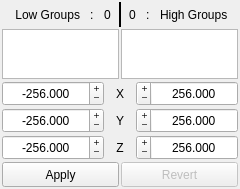
<?xml version="1.0" encoding="UTF-8"?>
<ui version="4.0">
	<class>WindowMain</class>
	<widget class="QMainWindow" name="WindowMain">
		<property name="geometry">
			<rect>
				<x>0</x>
				<y>0</y>
				<width>240</width>
				<height>189</height>
			</rect>
		</property>
		<property name="windowTitle">
			<string>Explode</string>
		</property>
		<property name="windowIcon">
			<iconset>
				<normaloff>../icons/ToolSeq.svg</normaloff>../icons/ToolSeq.svg
			</iconset>
		</property>
		<widget class="QWidget" name="Widget_00">
			<layout class="QVBoxLayout" name="verticalLayout">
				<property name="spacing">
					<number>2</number>
				</property>
				<property name="leftMargin">
					<number>2</number>
				</property>
				<property name="topMargin">
					<number>2</number>
				</property>
				<property name="rightMargin">
					<number>2</number>
				</property>
				<property name="bottomMargin">
					<number>2</number>
				</property>
				<item>
					<widget class="QWidget" name="Widget_01" native="true">
						<layout class="QHBoxLayout" name="horizontalLayout_8">
							<property name="spacing">
								<number>4</number>
							</property>
							<property name="leftMargin">
								<number>0</number>
							</property>
							<property name="topMargin">
								<number>0</number>
							</property>
							<property name="rightMargin">
								<number>0</number>
							</property>
							<property name="bottomMargin">
								<number>0</number>
							</property>
							<item>
								<widget class="QWidget" name="Widget_GroupLowCount" native="true">
									<layout class="QHBoxLayout" name="horizontalLayout">
										<property name="spacing">
											<number>10</number>
										</property>
										<property name="leftMargin">
											<number>0</number>
										</property>
										<property name="topMargin">
											<number>0</number>
										</property>
										<property name="rightMargin">
											<number>0</number>
										</property>
										<property name="bottomMargin">
											<number>0</number>
										</property>
										<item>
											<widget class="QLabel" name="label_7">
												<property name="sizePolicy">
													<sizepolicy hsizetype="Ignored" vsizetype="Ignored">
														<horstretch>0</horstretch>
														<verstretch>0</verstretch>
													</sizepolicy>
												</property>
												<property name="minimumSize">
													<size>
														<width>0</width>
														<height>25</height>
													</size>
												</property>
												<property name="text">
													<string>Low Groups</string>
												</property>
												<property name="alignment">
													<set>Qt::AlignRight|Qt::AlignTrailing|Qt::AlignVCenter</set>
												</property>
											</widget>
										</item>
										<item>
											<widget class="QLabel" name="label_2">
												<property name="sizePolicy">
													<sizepolicy hsizetype="Fixed" vsizetype="Ignored">
														<horstretch>0</horstretch>
														<verstretch>0</verstretch>
													</sizepolicy>
												</property>
												<property name="minimumSize">
													<size>
														<width>0</width>
														<height>25</height>
													</size>
												</property>
												<property name="text">
													<string>:</string>
												</property>
											</widget>
										</item>
										<item>
											<widget class="QLabel" name="Label_GroupLowCount">
												<property name="sizePolicy">
													<sizepolicy hsizetype="Fixed" vsizetype="Ignored">
														<horstretch>0</horstretch>
														<verstretch>0</verstretch>
													</sizepolicy>
												</property>
												<property name="minimumSize">
													<size>
														<width>0</width>
														<height>25</height>
													</size>
												</property>
												<property name="text">
													<string>0</string>
												</property>
											</widget>
										</item>
									</layout>
								</widget>
							</item>
							<item>
								<widget class="Line" name="line">
									<property name="sizePolicy">
										<sizepolicy hsizetype="Fixed" vsizetype="Ignored">
											<horstretch>0</horstretch>
											<verstretch>0</verstretch>
										</sizepolicy>
									</property>
									<property name="minimumSize">
										<size>
											<width>10</width>
											<height>25</height>
										</size>
									</property>
									<property name="frameShadow">
										<enum>QFrame::Plain</enum>
									</property>
									<property name="lineWidth">
										<number>2</number>
									</property>
									<property name="orientation">
										<enum>Qt::Vertical</enum>
									</property>
								</widget>
							</item>
							<item>
								<widget class="QWidget" name="Widget_GroupHigCount" native="true">
									<layout class="QHBoxLayout" name="horizontalLayout_7">
										<property name="spacing">
											<number>10</number>
										</property>
										<property name="leftMargin">
											<number>0</number>
										</property>
										<property name="topMargin">
											<number>0</number>
										</property>
										<property name="rightMargin">
											<number>0</number>
										</property>
										<property name="bottomMargin">
											<number>0</number>
										</property>
										<item>
											<widget class="QLabel" name="Label_GroupHigCount">
												<property name="sizePolicy">
													<sizepolicy hsizetype="Fixed" vsizetype="Ignored">
														<horstretch>0</horstretch>
														<verstretch>0</verstretch>
													</sizepolicy>
												</property>
												<property name="minimumSize">
													<size>
														<width>0</width>
														<height>25</height>
													</size>
												</property>
												<property name="text">
													<string>0</string>
												</property>
											</widget>
										</item>
										<item>
											<widget class="QLabel" name="label_6">
												<property name="sizePolicy">
													<sizepolicy hsizetype="Fixed" vsizetype="Ignored">
														<horstretch>0</horstretch>
														<verstretch>0</verstretch>
													</sizepolicy>
												</property>
												<property name="minimumSize">
													<size>
														<width>0</width>
														<height>25</height>
													</size>
												</property>
												<property name="text">
													<string>:</string>
												</property>
											</widget>
										</item>
										<item>
											<widget class="QLabel" name="label">
												<property name="sizePolicy">
													<sizepolicy hsizetype="Ignored" vsizetype="Ignored">
														<horstretch>0</horstretch>
														<verstretch>0</verstretch>
													</sizepolicy>
												</property>
												<property name="minimumSize">
													<size>
														<width>0</width>
														<height>25</height>
													</size>
												</property>
												<property name="text">
													<string>High Groups</string>
												</property>
											</widget>
										</item>
									</layout>
								</widget>
							</item>
						</layout>
					</widget>
				</item>
				<item>
					<widget class="QWidget" name="Widget_02" native="true">
						<layout class="QHBoxLayout" name="horizontalLayout_2">
							<property name="spacing">
								<number>2</number>
							</property>
							<property name="leftMargin">
								<number>0</number>
							</property>
							<property name="topMargin">
								<number>0</number>
							</property>
							<property name="rightMargin">
								<number>0</number>
							</property>
							<property name="bottomMargin">
								<number>0</number>
							</property>
							<item>
								<widget class="QPlainTextEdit" name="Text_GroupLow">
									<property name="sizePolicy">
										<sizepolicy hsizetype="Ignored" vsizetype="Expanding">
											<horstretch>0</horstretch>
											<verstretch>0</verstretch>
										</sizepolicy>
									</property>
									<property name="minimumSize">
										<size>
											<width>0</width>
											<height>25</height>
										</size>
									</property>
									<property name="lineWrapMode">
										<enum>QPlainTextEdit::NoWrap</enum>
									</property>
								</widget>
							</item>
							<item>
								<widget class="QPlainTextEdit" name="Text_GroupHig">
									<property name="sizePolicy">
										<sizepolicy hsizetype="Ignored" vsizetype="Expanding">
											<horstretch>0</horstretch>
											<verstretch>0</verstretch>
										</sizepolicy>
									</property>
									<property name="minimumSize">
										<size>
											<width>0</width>
											<height>25</height>
										</size>
									</property>
									<property name="layoutDirection">
										<enum>Qt::RightToLeft</enum>
									</property>
									<property name="lineWrapMode">
										<enum>QPlainTextEdit::NoWrap</enum>
									</property>
								</widget>
							</item>
						</layout>
					</widget>
				</item>
				<item>
					<widget class="QWidget" name="Widget_03" native="true">
						<layout class="QHBoxLayout" name="horizontalLayout_3">
							<property name="spacing">
								<number>12</number>
							</property>
							<property name="leftMargin">
								<number>0</number>
							</property>
							<property name="topMargin">
								<number>0</number>
							</property>
							<property name="rightMargin">
								<number>0</number>
							</property>
							<property name="bottomMargin">
								<number>0</number>
							</property>
							<item>
								<widget class="QDoubleSpinBox" name="Float_XMin">
									<property name="sizePolicy">
										<sizepolicy hsizetype="Ignored" vsizetype="Ignored">
											<horstretch>0</horstretch>
											<verstretch>0</verstretch>
										</sizepolicy>
									</property>
									<property name="minimumSize">
										<size>
											<width>0</width>
											<height>25</height>
										</size>
									</property>
									<property name="alignment">
										<set>Qt::AlignCenter</set>
									</property>
									<property name="buttonSymbols">
										<enum>QAbstractSpinBox::PlusMinus</enum>
									</property>
									<property name="decimals">
										<number>3</number>
									</property>
									<property name="minimum">
										<double>-999999.000000000000000</double>
									</property>
									<property name="maximum">
										<double>999999.000000000000000</double>
									</property>
									<property name="value">
										<double>-256.000000000000000</double>
									</property>
								</widget>
							</item>
							<item>
								<widget class="QLabel" name="label_3">
									<property name="sizePolicy">
										<sizepolicy hsizetype="Fixed" vsizetype="Ignored">
											<horstretch>0</horstretch>
											<verstretch>0</verstretch>
										</sizepolicy>
									</property>
									<property name="minimumSize">
										<size>
											<width>0</width>
											<height>25</height>
										</size>
									</property>
									<property name="text">
										<string>X</string>
									</property>
									<property name="alignment">
										<set>Qt::AlignCenter</set>
									</property>
								</widget>
							</item>
							<item>
								<widget class="QDoubleSpinBox" name="Float_XMax">
									<property name="sizePolicy">
										<sizepolicy hsizetype="Ignored" vsizetype="Ignored">
											<horstretch>0</horstretch>
											<verstretch>0</verstretch>
										</sizepolicy>
									</property>
									<property name="minimumSize">
										<size>
											<width>0</width>
											<height>25</height>
										</size>
									</property>
									<property name="layoutDirection">
										<enum>Qt::RightToLeft</enum>
									</property>
									<property name="alignment">
										<set>Qt::AlignCenter</set>
									</property>
									<property name="buttonSymbols">
										<enum>QAbstractSpinBox::PlusMinus</enum>
									</property>
									<property name="decimals">
										<number>3</number>
									</property>
									<property name="minimum">
										<double>-999999.000000000000000</double>
									</property>
									<property name="maximum">
										<double>999999.000000000000000</double>
									</property>
									<property name="value">
										<double>256.000000000000000</double>
									</property>
								</widget>
							</item>
						</layout>
					</widget>
				</item>
				<item>
					<widget class="QWidget" name="Widget_04" native="true">
						<layout class="QHBoxLayout" name="horizontalLayout_4">
							<property name="spacing">
								<number>12</number>
							</property>
							<property name="leftMargin">
								<number>0</number>
							</property>
							<property name="topMargin">
								<number>0</number>
							</property>
							<property name="rightMargin">
								<number>0</number>
							</property>
							<property name="bottomMargin">
								<number>0</number>
							</property>
							<item>
								<widget class="QDoubleSpinBox" name="Float_YMin">
									<property name="sizePolicy">
										<sizepolicy hsizetype="Ignored" vsizetype="Ignored">
											<horstretch>0</horstretch>
											<verstretch>0</verstretch>
										</sizepolicy>
									</property>
									<property name="minimumSize">
										<size>
											<width>0</width>
											<height>25</height>
										</size>
									</property>
									<property name="alignment">
										<set>Qt::AlignCenter</set>
									</property>
									<property name="buttonSymbols">
										<enum>QAbstractSpinBox::PlusMinus</enum>
									</property>
									<property name="decimals">
										<number>3</number>
									</property>
									<property name="minimum">
										<double>-999999.000000000000000</double>
									</property>
									<property name="maximum">
										<double>999999.000000000000000</double>
									</property>
									<property name="value">
										<double>-256.000000000000000</double>
									</property>
								</widget>
							</item>
							<item>
								<widget class="QLabel" name="label_4">
									<property name="sizePolicy">
										<sizepolicy hsizetype="Fixed" vsizetype="Ignored">
											<horstretch>0</horstretch>
											<verstretch>0</verstretch>
										</sizepolicy>
									</property>
									<property name="minimumSize">
										<size>
											<width>0</width>
											<height>25</height>
										</size>
									</property>
									<property name="text">
										<string>Y</string>
									</property>
									<property name="alignment">
										<set>Qt::AlignCenter</set>
									</property>
								</widget>
							</item>
							<item>
								<widget class="QDoubleSpinBox" name="Float_YMax">
									<property name="sizePolicy">
										<sizepolicy hsizetype="Ignored" vsizetype="Ignored">
											<horstretch>0</horstretch>
											<verstretch>0</verstretch>
										</sizepolicy>
									</property>
									<property name="minimumSize">
										<size>
											<width>0</width>
											<height>25</height>
										</size>
									</property>
									<property name="layoutDirection">
										<enum>Qt::RightToLeft</enum>
									</property>
									<property name="alignment">
										<set>Qt::AlignCenter</set>
									</property>
									<property name="buttonSymbols">
										<enum>QAbstractSpinBox::PlusMinus</enum>
									</property>
									<property name="decimals">
										<number>3</number>
									</property>
									<property name="minimum">
										<double>-999999.000000000000000</double>
									</property>
									<property name="maximum">
										<double>999999.000000000000000</double>
									</property>
									<property name="value">
										<double>256.000000000000000</double>
									</property>
								</widget>
							</item>
						</layout>
					</widget>
				</item>
				<item>
					<widget class="QWidget" name="Widget_05" native="true">
						<layout class="QHBoxLayout" name="horizontalLayout_5">
							<property name="spacing">
								<number>12</number>
							</property>
							<property name="leftMargin">
								<number>0</number>
							</property>
							<property name="topMargin">
								<number>0</number>
							</property>
							<property name="rightMargin">
								<number>0</number>
							</property>
							<property name="bottomMargin">
								<number>0</number>
							</property>
							<item>
								<widget class="QDoubleSpinBox" name="Float_ZMin">
									<property name="sizePolicy">
										<sizepolicy hsizetype="Ignored" vsizetype="Ignored">
											<horstretch>0</horstretch>
											<verstretch>0</verstretch>
										</sizepolicy>
									</property>
									<property name="minimumSize">
										<size>
											<width>0</width>
											<height>25</height>
										</size>
									</property>
									<property name="alignment">
										<set>Qt::AlignCenter</set>
									</property>
									<property name="buttonSymbols">
										<enum>QAbstractSpinBox::PlusMinus</enum>
									</property>
									<property name="decimals">
										<number>3</number>
									</property>
									<property name="minimum">
										<double>-999999.000000000000000</double>
									</property>
									<property name="maximum">
										<double>999999.000000000000000</double>
									</property>
									<property name="value">
										<double>-256.000000000000000</double>
									</property>
								</widget>
							</item>
							<item>
								<widget class="QLabel" name="label_5">
									<property name="sizePolicy">
										<sizepolicy hsizetype="Fixed" vsizetype="Ignored">
											<horstretch>0</horstretch>
											<verstretch>0</verstretch>
										</sizepolicy>
									</property>
									<property name="minimumSize">
										<size>
											<width>0</width>
											<height>25</height>
										</size>
									</property>
									<property name="text">
										<string>Z</string>
									</property>
									<property name="alignment">
										<set>Qt::AlignCenter</set>
									</property>
								</widget>
							</item>
							<item>
								<widget class="QDoubleSpinBox" name="Float_ZMax">
									<property name="sizePolicy">
										<sizepolicy hsizetype="Ignored" vsizetype="Ignored">
											<horstretch>0</horstretch>
											<verstretch>0</verstretch>
										</sizepolicy>
									</property>
									<property name="minimumSize">
										<size>
											<width>0</width>
											<height>25</height>
										</size>
									</property>
									<property name="layoutDirection">
										<enum>Qt::RightToLeft</enum>
									</property>
									<property name="alignment">
										<set>Qt::AlignCenter</set>
									</property>
									<property name="buttonSymbols">
										<enum>QAbstractSpinBox::PlusMinus</enum>
									</property>
									<property name="decimals">
										<number>3</number>
									</property>
									<property name="minimum">
										<double>-999999.000000000000000</double>
									</property>
									<property name="maximum">
										<double>999999.000000000000000</double>
									</property>
									<property name="value">
										<double>256.000000000000000</double>
									</property>
								</widget>
							</item>
						</layout>
					</widget>
				</item>
				<item>
					<widget class="QWidget" name="Widget_06" native="true">
						<layout class="QHBoxLayout" name="horizontalLayout_6">
							<property name="spacing">
								<number>2</number>
							</property>
							<property name="leftMargin">
								<number>0</number>
							</property>
							<property name="topMargin">
								<number>0</number>
							</property>
							<property name="rightMargin">
								<number>0</number>
							</property>
							<property name="bottomMargin">
								<number>0</number>
							</property>
							<item>
								<widget class="QPushButton" name="Button_Apply">
									<property name="sizePolicy">
										<sizepolicy hsizetype="Ignored" vsizetype="Ignored">
											<horstretch>0</horstretch>
											<verstretch>0</verstretch>
										</sizepolicy>
									</property>
									<property name="minimumSize">
										<size>
											<width>0</width>
											<height>25</height>
										</size>
									</property>
									<property name="text">
										<string>Apply</string>
									</property>
								</widget>
							</item>
							<item>
								<widget class="QPushButton" name="Button_Revert">
									<property name="enabled">
										<bool>false</bool>
									</property>
									<property name="sizePolicy">
										<sizepolicy hsizetype="Ignored" vsizetype="Ignored">
											<horstretch>0</horstretch>
											<verstretch>0</verstretch>
										</sizepolicy>
									</property>
									<property name="minimumSize">
										<size>
											<width>0</width>
											<height>25</height>
										</size>
									</property>
									<property name="text">
										<string>Revert</string>
									</property>
								</widget>
							</item>
						</layout>
					</widget>
				</item>
			</layout>
		</widget>
	</widget>
	<resources/>
	<connections/>
</ui>
